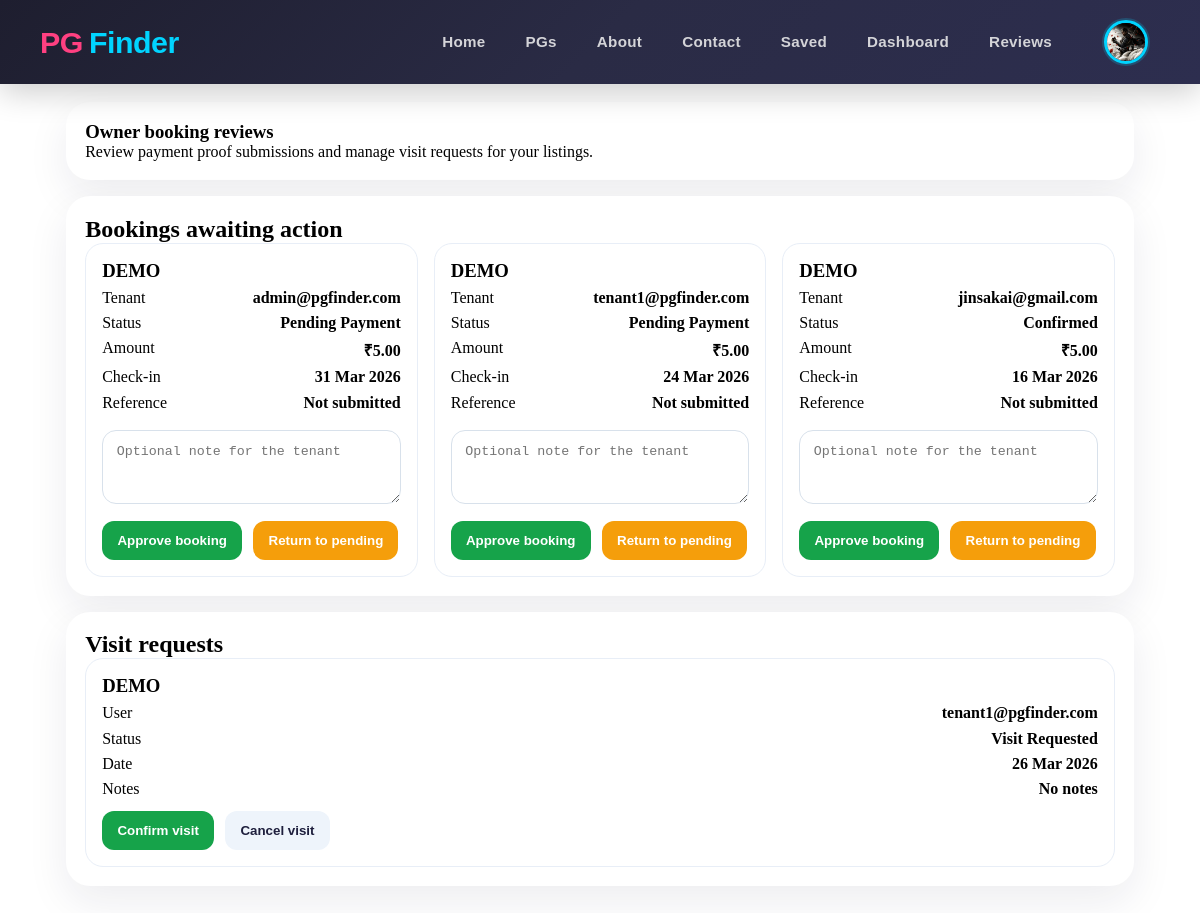
Screenshot of /pgs/owner/reviews/ (signed in) with the database file from the repository.
### users/models.py (models this page shows, shortened)
class MyUser(AbstractBaseUser):
    email = models.EmailField(
        verbose_name="Email Address",
        max_length=255,
        unique=True,
    )
    username = models.CharField(max_length=50,unique=True)
    first_name = models.CharField(max_length=50)
    last_name = models.CharField(max_length=50)
    gender = models.CharField(max_length=30,blank=True,null=True, choices=[
        ('male','Male'),
        ('female','Female'),
    ])
    date_of_birth = models.DateField(blank=True, null=True)
    phone =  models.CharField(max_length=15,unique=True )
    profile_image = models.ImageField(upload_to='profile_images/', blank=True, null=True)
    is_owner = models.BooleanField(default=False)
    aadhar_card = models.CharField(max_length=20, unique=True, blank=True, null=True)
    address = models.TextField(blank=True, null=True)
    city = models.CharField(max_length=100, blank=True, null=True)
    state = models.CharField(max_length=100, blank=True, null=True)
    pin_code = models.CharField(max_length=10, blank=True, null=True)
    date_joined = models.DateTimeField(auto_now_add=True,blank=True)
    last_login = models.DateTimeField(auto_now_add=True)
    is_admin = models.BooleanField(default=False)
    is_staff = models.BooleanField(default=False)
    is_active = models.BooleanField(default=False)
    is_superadmin = models.BooleanField(default=False)
    objects = MyUserManager()
    USERNAME_FIELD = "email"
    REQUIRED_FIELDS = ["username","first_name", "last_name", "date_of_birth"]

### pgs/models.py (models this page shows, shortened)
class Booking(models.Model):
    STATUS_CHOICES = [
        ("pending", "Pending Payment"),
        ("pending_payment_review", "Pending Payment Review"),
        ("confirmed", "Confirmed"),
        ("cancelled", "Cancelled"),
        ("completed", "Completed"),
    ]
    tenant = models.ForeignKey(Users, on_delete=models.CASCADE, related_name="bookings")
    pg = models.ForeignKey(PgListing, on_delete=models.CASCADE, related_name="bookings")
    booking_date = models.DateTimeField(auto_now_add=True)
    check_in_date = models.DateField()
    check_out_date = models.DateField(blank=True, null=True)
    amount = models.DecimalField(max_digits=10, decimal_places=2)
    status = models.CharField(max_length=30, choices=STATUS_CHOICES, default="pending")
    qr_code = models.ImageField(upload_to="qr_codes/", blank=True, null=True)
    phonepe_upi = models.CharField(max_length=100, blank=True, null=True)
    payment_id = models.CharField(max_length=100, blank=True, null=True)
    payment_reference = models.CharField(max_length=100, blank=True)
    payment_screenshot = models.ImageField(upload_to="payment_screenshots/", blank=True, null=True)
    payment_confirmed_date = models.DateTimeField(blank=True, null=True)
    reviewed_by = models.ForeignKey(
        Users,
        on_delete=models.SET_NULL,
        blank=True,
        null=True,
        related_name="reviewed_bookings",
    )
    review_notes = models.TextField(blank=True)
    created_at = models.DateTimeField(auto_now_add=True)
    updated_at = models.DateTimeField(auto_now=True)
    class Meta:
        ordering = ["-booking_date"]

class PgListing(models.Model):
    TYPE_CHOICES = [
        ("boys", "Boys"),
        ("girls", "Girls"),
        ("coed", "Coed"),
        ("family", "Family"),
    ]
    SHARING_CHOICES = [
        ("single", "Single"),
        ("double", "Double"),
        ("triple", "Triple"),
        ("quad", "Quad"),
    ]
    FURNISHING_CHOICES = [
        ("fully_furnished", "Fully Furnished"),
        ("semi_furnished", "Semi Furnished"),
        ("unfurnished", "Unfurnished"),
    ]
    owner = models.ForeignKey(Users, on_delete=models.CASCADE, related_name="pg_listings")
    title = models.CharField(max_length=100)
    slug = models.SlugField(max_length=200, unique=True)
    description = models.TextField()
    address = models.CharField(max_length=255)
    city = models.CharField(max_length=100)
    state = models.CharField(max_length=100)
    pin_code = models.CharField(max_length=10)
    price_per_month = models.DecimalField(max_digits=10, decimal_places=2)
    security_deposit = models.DecimalField(max_digits=10, decimal_places=2, default=0)
    available_from = models.DateField()
    is_available = models.BooleanField(default=True)
    type_of_pg = models.CharField(max_length=20, blank=True, null=True, choices=TYPE_CHOICES)
    amenities = models.TextField(help_text="Comma-separated list of amenities", blank=True, null=True)
    preferred_tenants = models.CharField(
        max_length=255,
        blank=True,
        help_text="Comma-separated preferred tenant types",
    )
    furnishing_status = models.CharField(
        max_length=30,
        choices=FURNISHING_CHOICES,
        default="fully_furnished",
    )
    food_available = models.BooleanField(default=False)
    parking_available = models.BooleanField(default=False)
    wifi_available = models.BooleanField(default=False)
    rules_or_restrictions = models.TextField(blank=True)
    sharing_type = models.CharField(max_length=20, choices=SHARING_CHOICES)
    created_at = models.DateTimeField(auto_now_add=True)
    updated_at = models.DateTimeField(auto_now=True)
    class Meta:
        ordering = ["-created_at"]

class VisitRequest(models.Model):
    STATUS_CHOICES = [
        ("visit_requested", "Visit Requested"),
        ("visit_confirmed", "Visit Confirmed"),
        ("completed", "Completed"),
        ("cancelled", "Cancelled"),
    ]
    user = models.ForeignKey(Users, on_delete=models.CASCADE, related_name="visit_requests")
    pg = models.ForeignKey(PgListing, on_delete=models.CASCADE, related_name="visit_requests")
    preferred_date = models.DateField()
    notes = models.TextField(blank=True)
    status = models.CharField(max_length=30, choices=STATUS_CHOICES, default="visit_requested")
    created_at = models.DateTimeField(auto_now_add=True)
    class Meta:
        ordering = ["-created_at"]

### pgs/views.py (the view)
# urls.py: path("owner/reviews/", views.owner_booking_reviews, name="owner_booking_reviews"),
@login_required(login_url="user_login")
def owner_booking_reviews(request):
    if not (request.user.is_owner or request.user.is_staff):
        messages.error(request, "You do not have access to booking reviews.")
        return redirect("home")
    filters = Q(pg__owner=request.user) if request.user.is_owner and not request.user.is_staff else Q()
    bookings = Booking.objects.filter(filters).select_related("tenant", "pg", "reviewed_by")
    visit_requests = VisitRequest.objects.filter(filters).select_related("user", "pg")
    return render(
        request,
        "pgs/owner_booking_reviews.html",
        {"bookings": bookings, "visit_requests": visit_requests},
    )

### templates/pgs/owner_booking_reviews.html (shortened to what this page needs)
{% extends "base.html" %}
{% block content %}
<section class="review-shell">
  <section class="section">
    <h1>Owner booking reviews</h1>
    <p>Review payment proof submissions and manage visit requests for your listings.</p>
  </section>
  <section class="section">
    <h2>Bookings awaiting action</h2>
    {% if bookings %}
      <div class="cards">
        {% for booking in bookings %}
          <article class="card">
            <h3>{{ booking.pg.title }}</h3>
            <div class="row"><span>Tenant</span><strong>{{ booking.tenant.email }}</strong></div>
            <div class="row"><span>Status</span><strong>{{ booking.get_status_display }}</strong></div>
            <div class="row"><span>Amount</span><strong>₹{{ booking.amount }}</strong></div>
            <div class="row"><span>Check-in</span><strong>{{ booking.check_in_date|date:"d M Y" }}</strong></div>
            <div class="row"><span>Reference</span><strong>{{ booking.payment_reference|default:"Not submitted" }}</strong></div>
            <form method="post" action="{% url 'review_booking' booking.id %}">
              <textarea name="review_notes" rows="3" placeholder="Optional note for the tenant">{{ booking.review_notes }}</textarea>
              <div class="actions">
                <button class="approve" type="submit" name="action" value="approve">Approve booking</button>
                <button class="reject" type="submit" name="action" value="reject">Return to pending</button>
              </div>
            </form>
          </article>
        {% endfor %}
      </div>
    {% else %}
      <p>No bookings to review right now.</p>
    {% endif %}
  </section>
  <section class="section">
    <h2>Visit requests</h2>
    {% if visit_requests %}
      <div class="cards">
        {% for visit_request in visit_requests %}
          <article class="card">
            <h3>{{ visit_request.pg.title }}</h3>
            <div class="row"><span>User</span><strong>{{ visit_request.user.email }}</strong></div>
            <div class="row"><span>Status</span><strong>{{ visit_request.get_status_display }}</strong></div>
            <div class="row"><span>Date</span><strong>{{ visit_request.preferred_date|date:"d M Y" }}</strong></div>
            <div class="row"><span>Notes</span><strong>{{ visit_request.notes|default:"No notes" }}</strong></div>
            <form method="post" action="{% url 'review_visit_request' visit_request.id %}">
              <div class="actions">
                <button class="approve" type="submit" name="action" value="confirm">Confirm visit</button>
                <button class="secondary" type="submit" name="action" value="cancel">Cancel visit</button>
              </div>
            </form>
          </article>
        {% endfor %}
      </div>
    {% else %}
      <p>No visit requests right now.</p>
    {% endif %}
  </section>
</section>
{% endblock %}

### templates/includes/nav.html (shortened to what this page needs)
{% load static %}
<nav class="navbar">
  <a class="logo" href="{% url 'home' %}">
    <div class="logo"> <span>PG</span>Finder</div>
  </a>
  <ul class="nav-links">
    {% if user.is_authenticated %}
      <li><a href="{% url 'home'%}">Home</a></li>
      <li><a href="{% url 'pgs' %}">PGs</a></li>
      <li><a href="{% url 'about' %}">About</a></li>
      <li><a href="{% url 'contact' %}">Contact</a></li>
      <li><a href="{% url 'saved_pg_list' %}">Saved</a></li>
      {% if user.is_owner or user.is_staff %}
        <li><a href="{% url 'owner_dashboard' %}">Dashboard</a></li>
        <li><a href="{% url 'owner_booking_reviews' %}">Reviews</a></li>
      {% endif %}
      <li class="user-profile">
        <div class="profile-container" id="profileToggle">
          {% if user.profile_image %}
            <img src="{{ user.profile_image.url }}" alt="Profile" class="profile-img">
          {% else %}
            <img src="{% static 'images/user.png' %}" alt="Profile" class="profile-img">
          {% endif %}
        </div>
      </li>
    {% else %}
      <li><a href="{% url 'about' %}">About</a></li>
      <li><a href="{%url 'user_login'%}">Login</a></li>
      <li><a href="{%url 'signup'%}">Signup</a></li>
    {% endif %}
  </ul>
</nav>

### PgFinder/static/css/nav.css (style rules this page uses)
* { margin: 0; padding: 0; box-sizing: border-box; }
html { margin: 0; padding: 0; }
body { margin: 0; padding: 0; padding-top: 70px; }
.navbar { background: linear-gradient(135deg, #1e1e2f 0%, #2a2b45 50%, #2d2e4f 100%); color: white; display: flex; justify-content: space-between; align-items: center; padding: 12px 40px; font-family: 'Poppins', sans-serif; position: fixed; top: 0; left: 0; right: 0; width: 100%; z-index: 1000; box-shadow: 0 8px 32px rgba(0, 0, 0, 0.2); backdrop-filter: blur(10px); min-height: 70px; }
.logo { font-size: 1.9rem; font-weight: 800; color: #00d4ff; text-decoration: none; display: flex; align-items: center; gap: 6px; transition: all 0.3s ease; letter-spacing: -0.5px; }
.logo span { color: #ff4081; font-weight: 800; }
.nav-links { list-style: none; display: flex; gap: 40px; align-items: center; }
.nav-links a { text-decoration: none; color: #d4d4d8; font-size: 0.95rem; font-weight: 600; transition: all 0.3s ease; position: relative; letter-spacing: 0.3px; }
.nav-links a::after { content: ''; position: absolute; bottom: -8px; left: 0; width: 0; height: 3px; background: linear-gradient(135deg, #00d4ff, #0099cc); transition: width 0.3s ease; border-radius: 3px; }
.user-profile { list-style: none; margin-left: auto; position: relative; }
.profile-container { display: flex; flex-direction: column; align-items: center; gap: 6px; cursor: pointer; transition: all 0.3s ease; padding: 8px 12px; border-radius: 12px; }
.profile-img { width: 44px; height: 44px; border-radius: 50%; object-fit: cover; border: 3px solid #00d4ff; transition: all 0.3s ease; box-shadow: 0 0 0 2px rgba(0, 212, 255, 0.2); }

### templates/pgs/owner_booking_reviews.html (style rules this page uses)
.review-shell { max-width: 1100px; margin: 2rem auto; padding: 0 1rem 3rem; }
.section { background:white; border-radius:24px; box-shadow:0 16px 42px rgba(30,31,61,0.08); padding:1.2rem; margin-bottom:1rem; }
.cards { display:grid; grid-template-columns: repeat(auto-fit, minmax(300px, 1fr)); gap:1rem; }
.card { border:1px solid #e8eef7; border-radius:18px; padding:1rem; }
.row { display:flex; justify-content:space-between; gap:.7rem; margin:.45rem 0; }
textarea { width:100%; border:1px solid #d8e1eb; border-radius:14px; padding:.85rem; margin-top:.7rem; }
.actions { display:flex; gap:.7rem; flex-wrap:wrap; margin-top:.8rem; }
.actions button { border:none; border-radius:12px; padding:.75rem .95rem; font-weight:700; }
.approve { background:#16a34a; color:white; }
.reject { background:#f59e0b; color:white; }
.secondary { background:#eef4fb; color:#1e1f3d; }

### rows the page displays
MyUser: profile_image (picture)
Booking: pg "DEMO", tenant.email "admin@pgfinder.com", status "Pending Payment", amount "5.00", check_in_date "31 Mar 2026", payment_reference "Not submitted"
Booking: pg "DEMO", tenant.email "tenant1@pgfinder.com", status "Pending Payment", amount "5.00", check_in_date "24 Mar 2026", payment_reference "Not submitted"
Booking: pg "DEMO", tenant.email "jinsakai@gmail.com", status "Confirmed", amount "5.00", check_in_date "16 Mar 2026", payment_reference "Not submitted"
VisitRequest: pg "DEMO", user.email "tenant1@pgfinder.com", status "Visit Requested", preferred_date "26 Mar 2026", notes "No notes"
